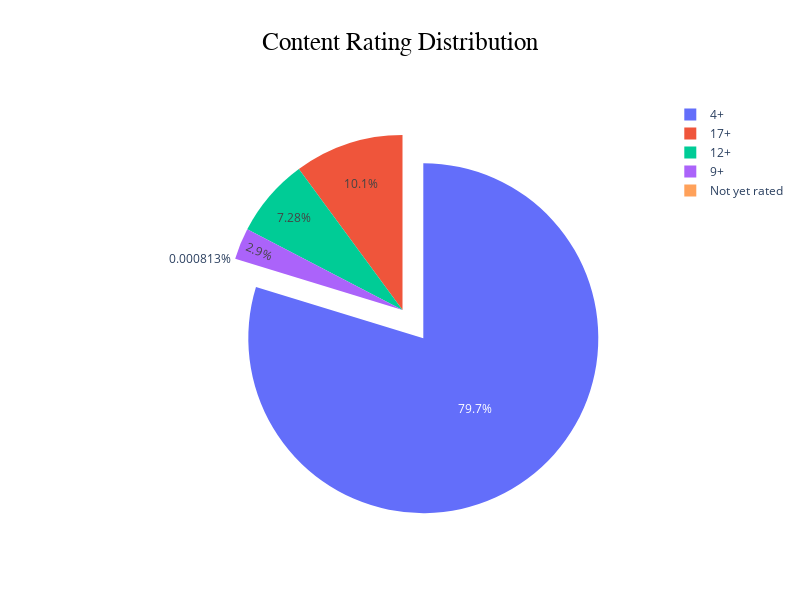

Source (notebook cell):
### Code cell
# pie chart using plotly
labels = ['4+','17+','12+','9+' , 'Not yet rated']
values = [980971, 124127, 89570, 35698 ,10]

# pull is given as a fraction of the pie radius
fig = go.Figure(data=[go.Pie(labels=labels, values=values, pull=[0.2, 0, 0, 0, 0])]) # to make pie chart with pull = 0.2 for 4+ 
fig.update_layout(
    width=800,
    height=600
    )

fig.update_layout(title_text='Content Rating Distribution ') # to make title
fig.update_layout(title_x=0.5) # to allign title to center
fig.update_layout(title_font=dict(family='Arial', size=25, color='black')) # to change title font size and color
fig.show()

### Figure 1 — Plotly figure (JSON) as saved in the notebook; plotly's stock layout.template omitted (floating-point values rounded to 4 significant figures)
{"data": [{"labels": ["4+", "17+", "12+", "9+", "Not yet rated"], "pull": [0.2, 0, 0, 0, 0], "type": "pie", "values": [980971, 124127, 89570, 35698, 10]}], "layout": {"height": 600, "title": {"font": {"color": "black", "family": "Arial", "size": 25}, "text": "Content Rating Distribution ", "x": 0.5}, "width": 800}}
